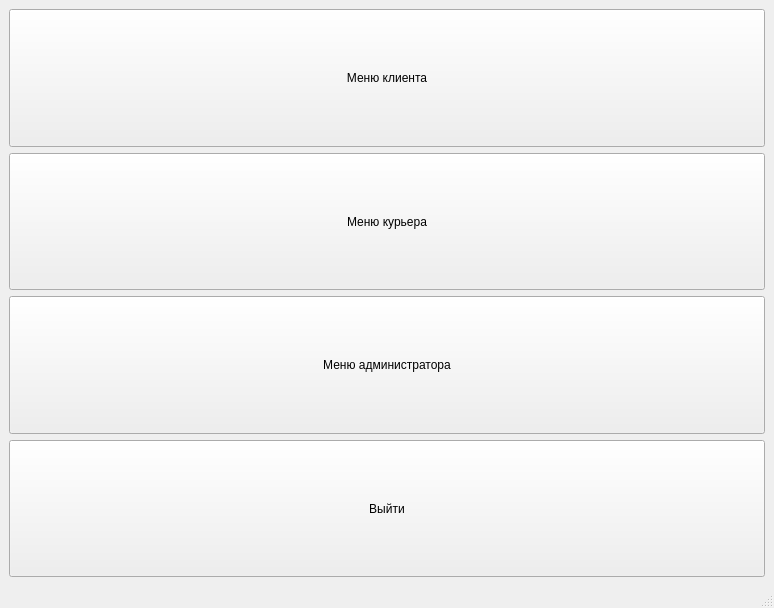
<?xml version="1.0" encoding="UTF-8"?>
<ui version="4.0">
 <class>MainWindow</class>
 <widget class="QMainWindow" name="MainWindow">
  <property name="geometry">
   <rect>
    <x>0</x>
    <y>0</y>
    <width>774</width>
    <height>608</height>
   </rect>
  </property>
  <property name="sizePolicy">
   <sizepolicy hsizetype="Preferred" vsizetype="Preferred">
    <horstretch>1</horstretch>
    <verstretch>0</verstretch>
   </sizepolicy>
  </property>
  <property name="windowTitle">
   <string>Главное меню</string>
  </property>
  <widget class="QWidget" name="centralwidget">
   <property name="sizePolicy">
    <sizepolicy hsizetype="Preferred" vsizetype="Expanding">
     <horstretch>0</horstretch>
     <verstretch>0</verstretch>
    </sizepolicy>
   </property>
   <layout class="QVBoxLayout" name="verticalLayout_2">
    <item>
     <widget class="QPushButton" name="pushButton_1">
      <property name="sizePolicy">
       <sizepolicy hsizetype="Minimum" vsizetype="Preferred">
        <horstretch>0</horstretch>
        <verstretch>0</verstretch>
       </sizepolicy>
      </property>
      <property name="text">
       <string>Меню клиента</string>
      </property>
     </widget>
    </item>
    <item>
     <widget class="QPushButton" name="pushButton_2">
      <property name="sizePolicy">
       <sizepolicy hsizetype="Minimum" vsizetype="Preferred">
        <horstretch>0</horstretch>
        <verstretch>0</verstretch>
       </sizepolicy>
      </property>
      <property name="text">
       <string>Меню курьера</string>
      </property>
      <property name="autoDefault">
       <bool>false</bool>
      </property>
      <property name="default">
       <bool>false</bool>
      </property>
      <property name="flat">
       <bool>false</bool>
      </property>
     </widget>
    </item>
    <item>
     <widget class="QPushButton" name="pushButton_3">
      <property name="sizePolicy">
       <sizepolicy hsizetype="Minimum" vsizetype="Preferred">
        <horstretch>0</horstretch>
        <verstretch>0</verstretch>
       </sizepolicy>
      </property>
      <property name="text">
       <string>Меню администратора</string>
      </property>
     </widget>
    </item>
    <item>
     <widget class="QPushButton" name="pushButton_4">
      <property name="sizePolicy">
       <sizepolicy hsizetype="Minimum" vsizetype="Preferred">
        <horstretch>0</horstretch>
        <verstretch>0</verstretch>
       </sizepolicy>
      </property>
      <property name="text">
       <string>Выйти</string>
      </property>
     </widget>
    </item>
   </layout>
  </widget>
  <widget class="QMenuBar" name="menubar">
   <property name="geometry">
    <rect>
     <x>0</x>
     <y>0</y>
     <width>774</width>
     <height>22</height>
    </rect>
   </property>
  </widget>
  <widget class="QStatusBar" name="statusbar"/>
 </widget>
 <resources/>
 <connections/>
</ui>
